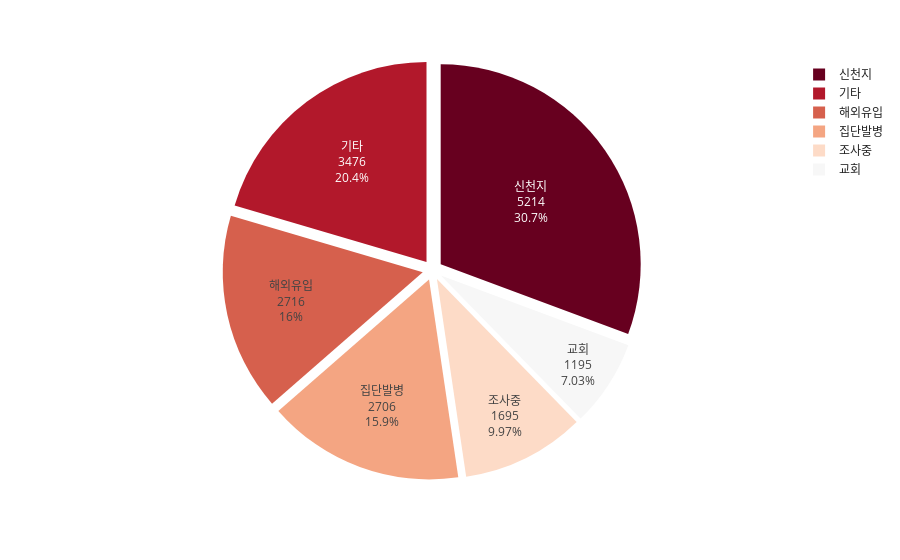

The notebook cell this image was saved under:
### Code cell
import pandas as pd

df = pd.DataFrame({'num' :[1195,1695,2706,2716,3476,5214] , 'reason': ['교회', '조사중', '집단발병', '해외유입', '기타', '신천지']}) 
df.set_index('reason', inplace=True)

# This dataframe has 244 lines, but 4 distinct values for `day`
import plotly.express as px


fig = px.pie(df, values='num', names=df.index, template = 'seaborn',
             color_discrete_sequence=px.colors.sequential.RdBu)
fig.update_traces(pull=0.05, textinfo="value+percent+label")
fig.show()

### Figure 1 — Plotly figure (JSON) as saved in the notebook; plotly's stock layout.template omitted (floating-point values rounded to 4 significant figures)
{"data": [{"domain": {"x": [0, 1], "y": [0, 1]}, "hovertemplate": "reason=%{label}<br>num=%{value}<extra></extra>", "labels": ["교회", "조사중", "집단발병", "해외유입", "기타", "신천지"], "legendgroup": "", "name": "", "pull": 0.05, "showlegend": true, "textinfo": "value+percent+label", "type": "pie", "values": [1195, 1695, 2706, 2716, 3476, 5214]}], "layout": {"legend": {"tracegroupgap": 0}, "margin": {"t": 60}, "piecolorway": ["rgb(103,0,31)", "rgb(178,24,43)", "rgb(214,96,77)", "rgb(244,165,130)", "rgb(253,219,199)", "rgb(247,247,247)", "rgb(209,229,240)", "rgb(146,197,222)", "rgb(67,147,195)", "rgb(33,102,172)", "rgb(5,48,97)"]}}
